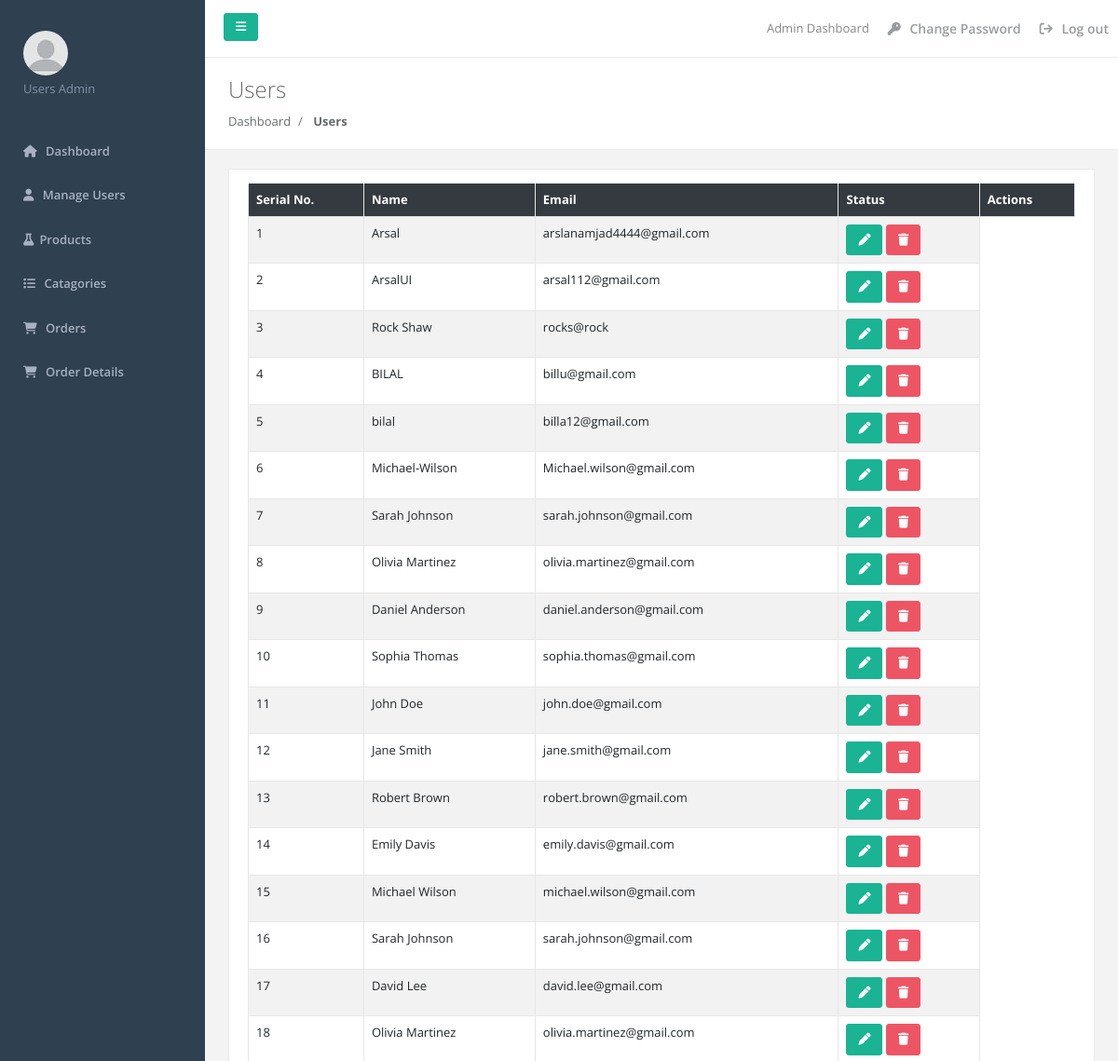
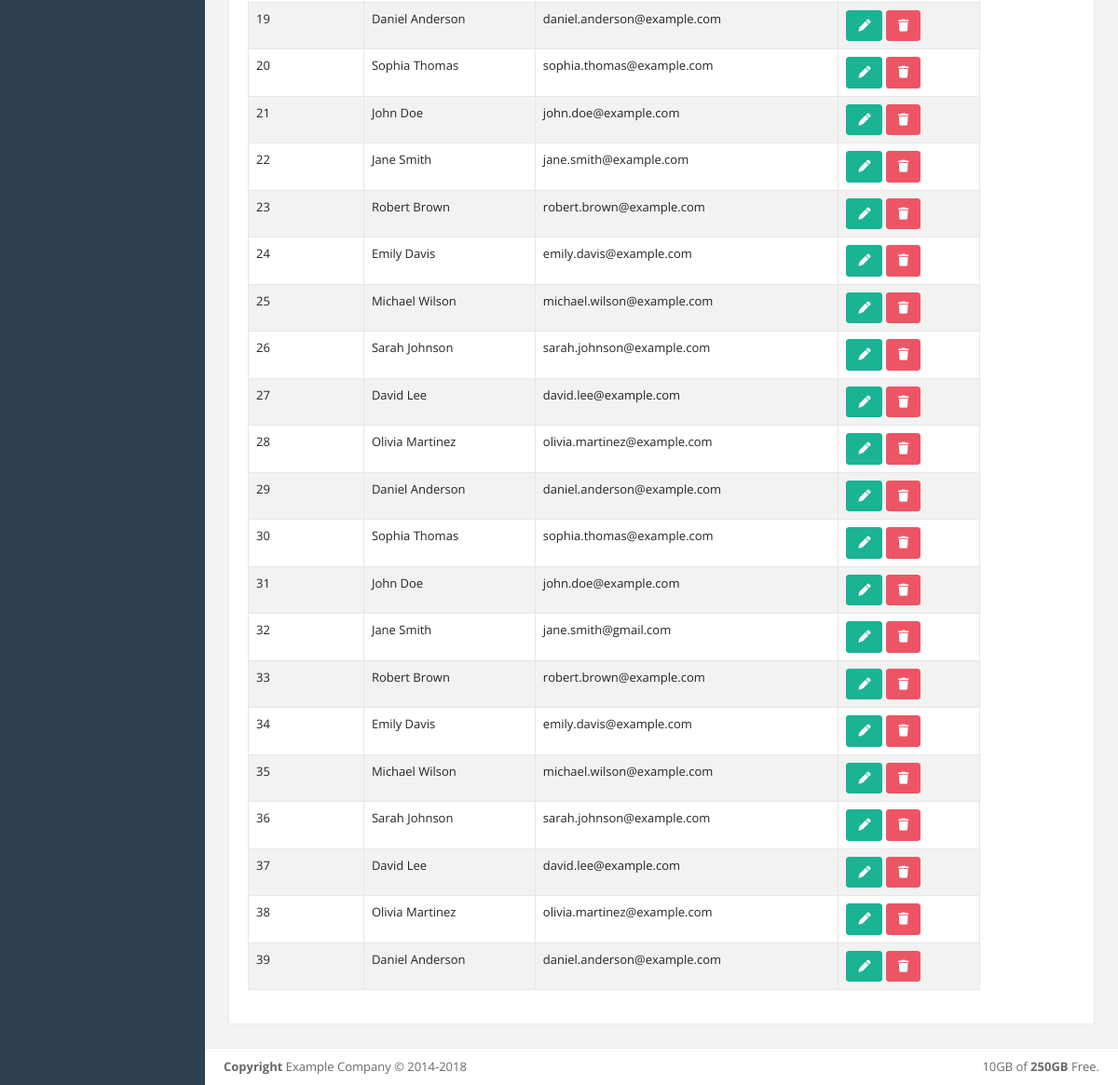
The page /admin/users.php on the database as committed earlier (2 pictures, top to bottom).
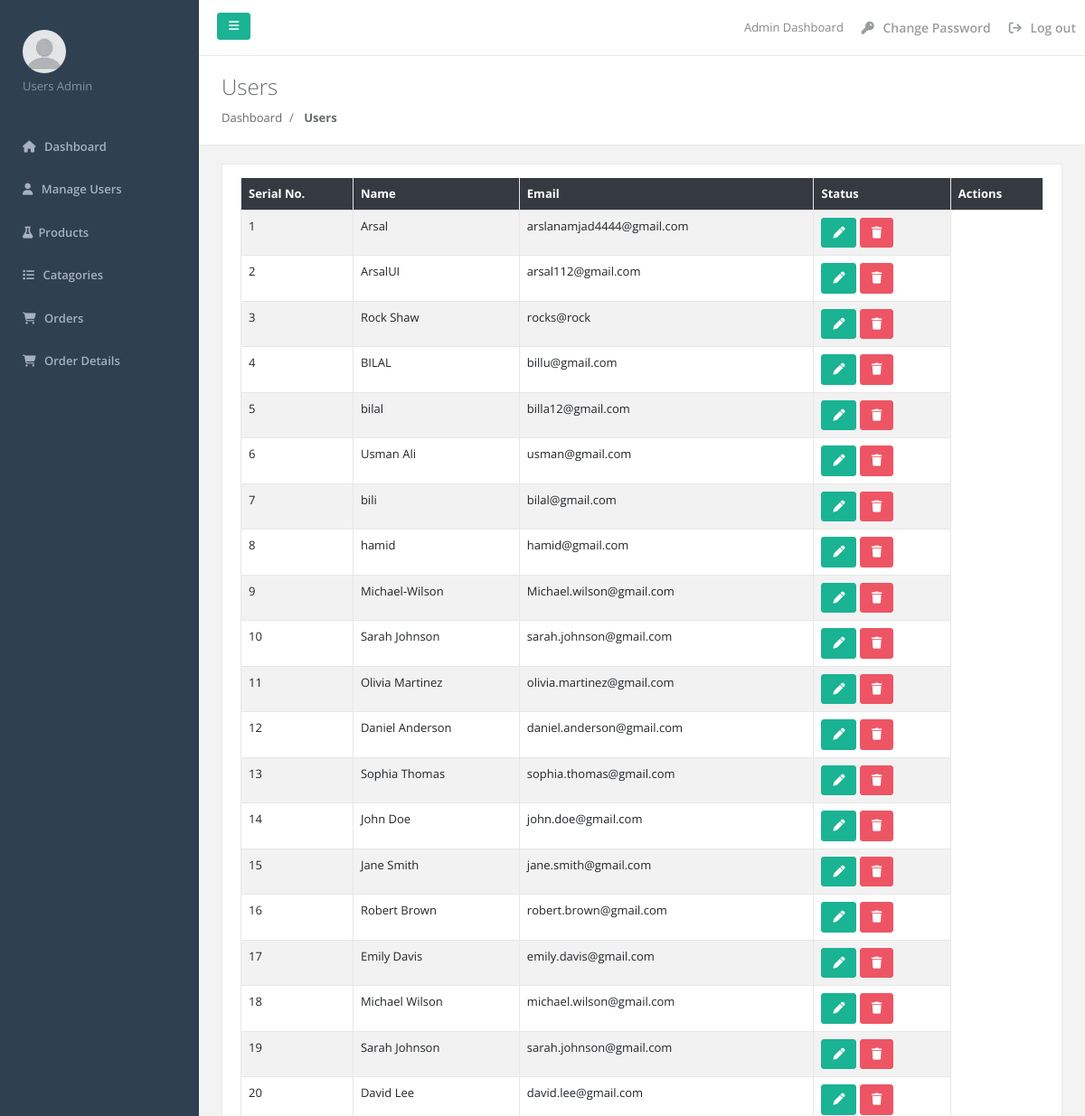
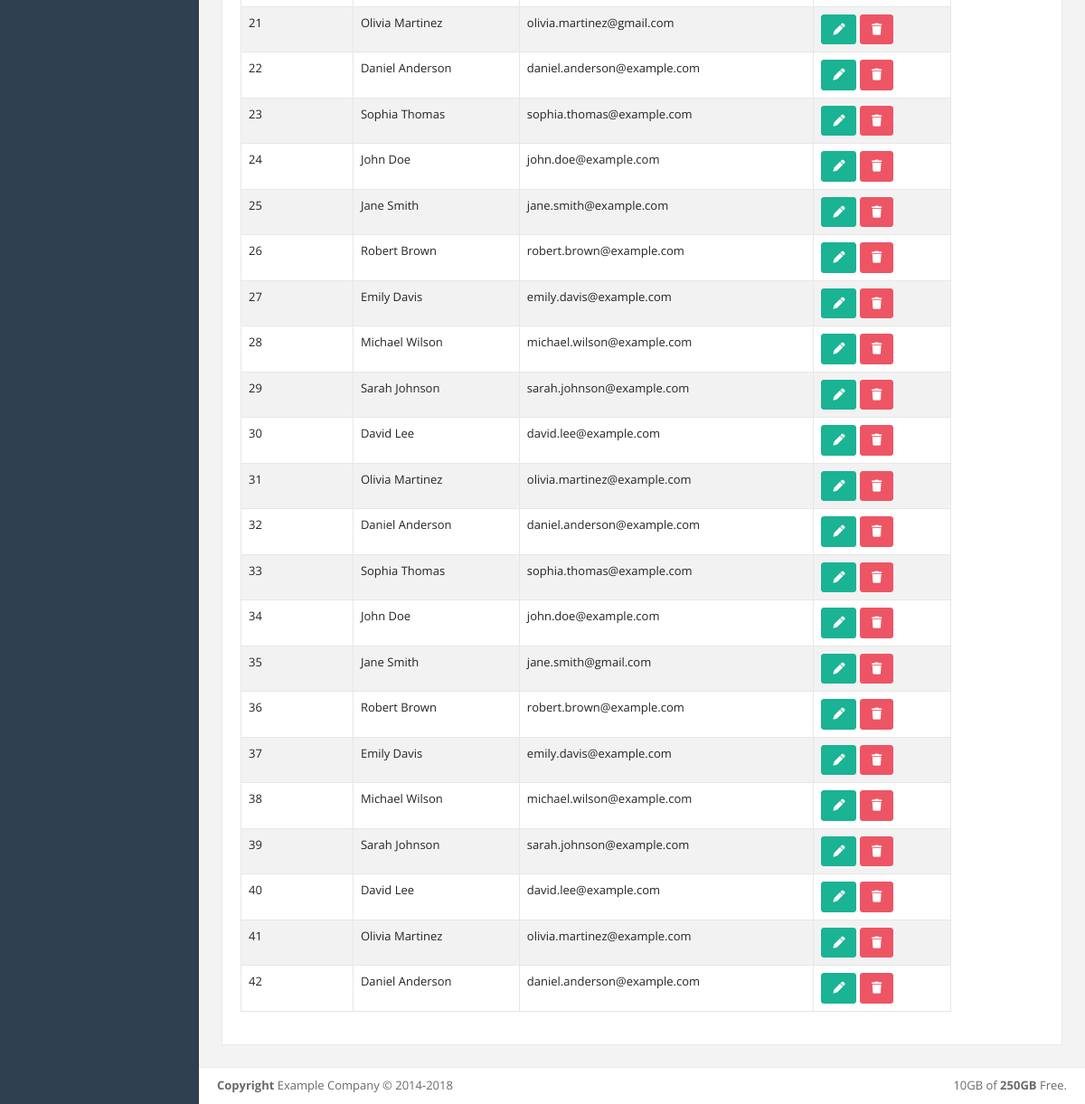
The same page on the database as committed later (2 pictures, top to bottom).
### tables this page shows
CREATE TABLE IF NOT EXISTS `users` (
  `id` bigint NOT NULL AUTO_INCREMENT,
  `name` varchar(225) NOT NULL,
  `email` varchar(255) NOT NULL,
  `password` varchar(255) NOT NULL,
  PRIMARY KEY (`id`)
);

### admin/users.php (the view, shortened to what this page needs)
<?php
include('connection.php');
include('common/header.php');
?>
<body>
    <div id="wrapper">
        <?php
        include('common/sidenav.php');
        ?>
        <div id="page-wrapper" class="gray-bg">
            <div class="row border-bottom">
                <?php
                include('common/topnav.php');
                ?>
            </div>
            <div class="row wrapper border-bottom white-bg page-heading">
                <div class="col-lg-8 col-sm-8 col-xs-8">
                    <h2> Users </h2>
                    <ol class="breadcrumb">
                        <li class="breadcrumb-item">
                            <a href="#">Dashboard</a>
                        </li>
                        <li class="breadcrumb-item active">
                            <strong> Users </strong>
                        </li>
                    </ol>
                </div>
            </div>
            <div class="wrapper wrapper-content animated fadeInRight">
                <div class="row">
                    <div class="col-lg-12">
                        <div class="ibox">
                            <div class="ibox-content">
                                <div class="table-responsive">
                                    <table class="table table-striped table-bordered table-hover">
                                        <thead class="">
                                            <tr>
                                            <th class="bg-dark text-white">Serial No.</th>
                                                <th class="bg-dark text-white">Name</th>
                                                <th class="bg-dark text-white">Email</th>
                                                <th class="bg-dark text-white">Status</th>
                                                <th class="bg-dark text-white">Actions</th>
                                            </tr>
                                        </thead>
                                        <tbody>
                                            <?php
                                            $query = "SELECT * FROM users";
                                            $result = mysqli_query($conn, $query);
                                            $serial = 1;
                                            while ($row = mysqli_fetch_assoc($result)) { ?>
                                                <tr>
                                                    <td><?php echo $serial ?></td>
                                                    <td><?php echo $row['name'] ?></td>
                                                    <td><?php echo $row['email'] ?></td>
                                                    <td><a href="edit.php?id=<?php echo $row['id'] ?>" class="btn btn-primary"><i class="fa-solid fa-pen"></i></a> <a href=" delete.php?id=<?php echo $row['id'] ?>" class="btn btn-danger"><i class="fa-solid fa-trash"></i></a></td>
                                                </tr>
                                            <?php $serial++;
                                            }
                                            ?>
                                        </tbody>
                                    </table>
                                </div>
                            </div>
                        </div>
                    </div>
                </div>
            </div>
            <?php
            include('common/footer.php');
            ?>
        </div>
    </div>
    <link rel="stylesheet" href="https://cdnjs.cloudflare.com/ajax/libs/font-awesome/6.6.0/css/all.min.css">
</body>
</html>

Rows that differ between the two databases and show on the page:
added users: name "Usman Ali", email "usman@gmail.com"
added users: name "bili", email "bilal@gmail.com"
added users: name "hamid", email "hamid@gmail.com"
